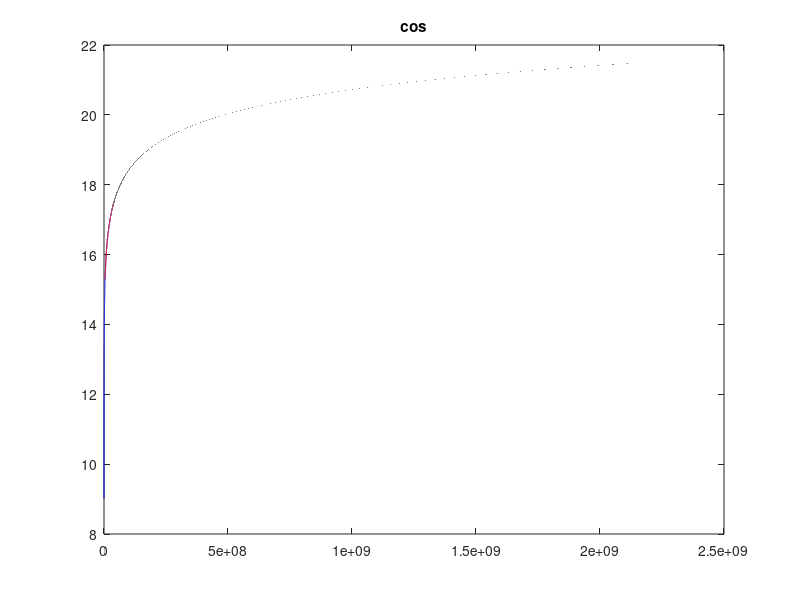
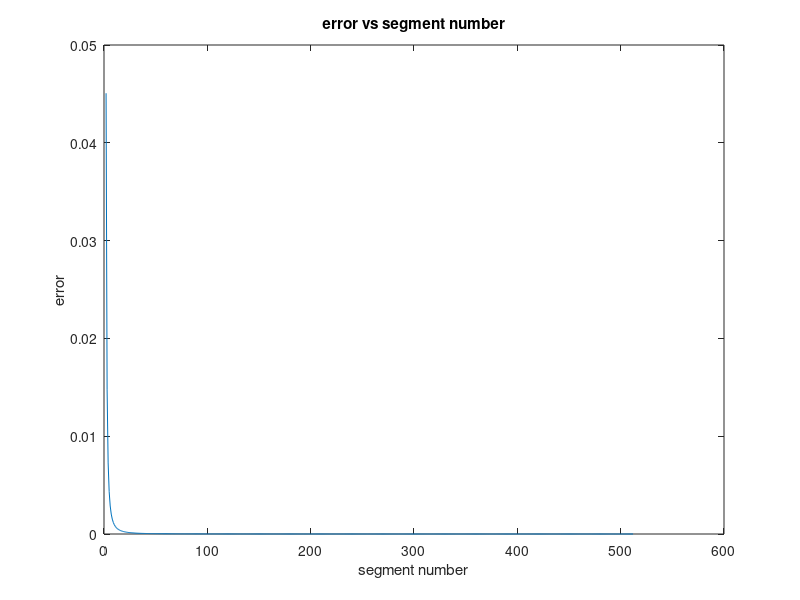

Recreate these plots in MATLAB, in order.
%%a simple example for polyfit to approximate cosine function
%% Kiran Gunnam
clear all
clc
close all

ns=128*4; %%number of segments
nr=128*4; %%number of points in each segment
np=1 %% polynomial order used
arg_max=2.^31;

for i=1:ns
    xsegment_start = (i-1)/ns*arg_max;
    xsegment_end   = i/ns*arg_max;
    xsegment_step  = 1/(ns*nr)*arg_max;

    x(i,:)  =  xsegment_start:xsegment_step:xsegment_end;
    y(i,:)  =  log(x(i,:));
    p(i,:)  =  polyfit(x(i,:),y(i,:),np);


    y1(i,:) = polyval(p(i,:),x(i,:));
    %%y1(i,:) = x(i,:).*p(i,1)+p(i,2); %same as above for order 1
    %%polynomial
    e(i)  = max(abs(y(i,:)-y1(i,:)));
end

%Convert the floating point to fixed point
fp = round(fix(p.*2^8)/2^8);


figure
plot(reshape(x',1,[]),reshape(y',1,[]),'b')
hold on
plot(reshape(x',1,[]),reshape(y1',1,[]),'r')
title('cos');
hold off
figure;
plot(e)
title('error vs segment number');
xlabel('segment number')
ylabel('error');
max_error=max(e)
spec_error=2^-15
if(max_error<=spec_error)
    disp('error specification is satisfied')
else
    disp('error specification is not satisfied')
end